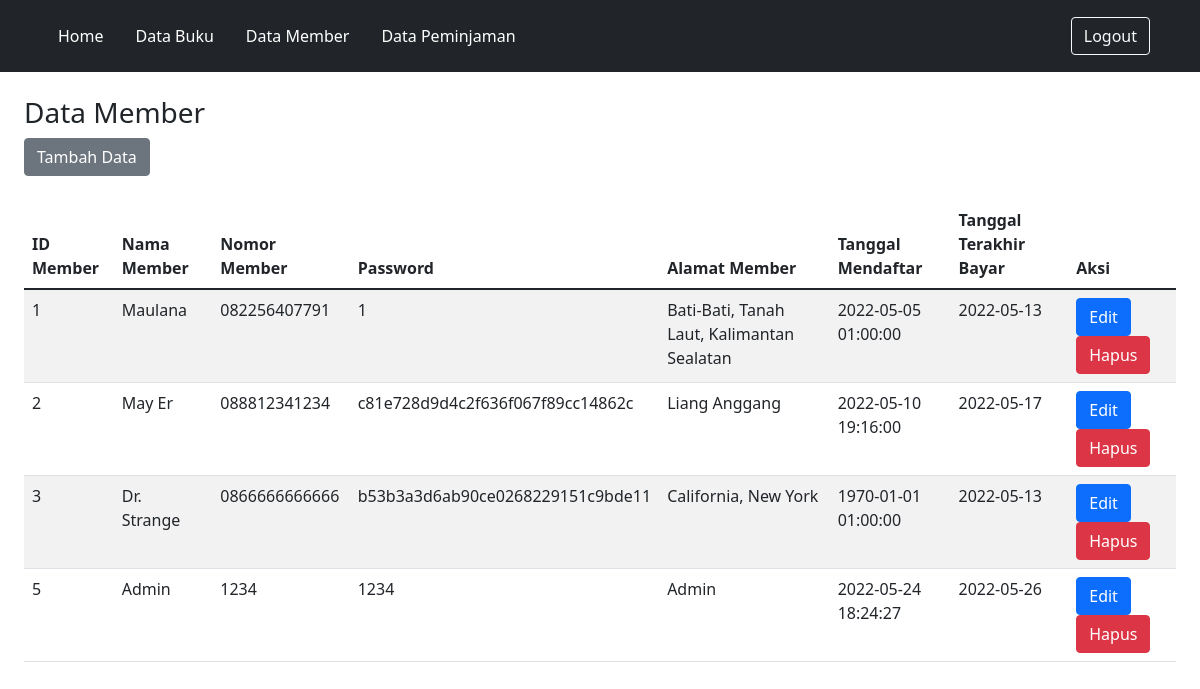
Screenshot of /Member.php (signed in) with the database file from the repository.
### tables this page shows
CREATE TABLE `member` (
  `id_member` int(11) NOT NULL,
  `nama_member` varchar(250) NOT NULL,
  `nomor_member` varchar(15) NOT NULL,
  `password` varchar(60) NOT NULL,
  `alamat` text NOT NULL,
  `tgl_mendaftar` datetime NOT NULL,
  `tgl_terakhir_bayar` date NOT NULL
);

### Koneksi.php (called while the page is built, shortened)
<?php
function koneksi()
{
    try {
        $dbh = new PDO('mysql:host=localhost;dbname=perpustakaan', "root", "");
        $dbh->setAttribute( PDO::ATTR_ERRMODE, PDO::ERRMODE_EXCEPTION );
      }
      catch (PDOException $e) {
        print "Koneksi atau query bermasalah: " . $e->getMessage() . "<br/>";
        die();
      }
    return $dbh;
}
?>

### Model.php (the view, shortened to what this page needs)
<!DOCTYPE html>
<html lang="en">
<head>
    <link href="https://cdn.jsdelivr.net/npm/bootstrap@5.1.3/dist/css/bootstrap.min.css" rel="stylesheet">
</head>
<body>
</body>
</html>
<?php
require("./Koneksi.php");
include('Header.php');
function readData($nama_tabel)
{
    $stmt = koneksi()->prepare("SELECT * FROM $nama_tabel");
    $stmt->execute();
    $result = $stmt->fetchAll();
    if (!empty($result)) {
        if ($nama_tabel == "member") {
            foreach ($result as $hasil) {
                echo "<tr>";
                echo "<td>" . $hasil['id_member'] . "</td>";
                echo "<td>" . $hasil['nama_member'] . "</td>";
                echo "<td>" . $hasil['nomor_member'] . "</td>";
                echo "<td>" . $hasil['password'] . "</td>";
                echo "<td>" . $hasil['alamat'] . "</td>";
                echo "<td>" . $hasil["tgl_mendaftar"] . "</td>";
                echo "<td>" . $hasil["tgl_terakhir_bayar"] . "</td>";
                echo "<td>";
                echo "<a class='btn btn-primary' href='FormMember.php?id_member=" . $hasil['id_member'] . "'>Edit</a>";
                echo "<a class='btn btn-danger' href='Member.php?id_member=" . $hasil['id_member'] . "' onclick=\"return confirm('Yakin Ingin Dihapus?')\">Hapus</a>";
                echo "</td>";
                echo "</tr>";
            }
        }
    }
}

### rows the page displays
member: id_member "1", nama_member "Maulana", nomor_member "082256407791", password "1", alamat "Bati-Bati, Tanah Laut, Kalimantan Sealatan", tgl_mendaftar "2022-05-05 01:00:00", tgl_terakhir_bayar "2022-05-13"
member: id_member "2", nama_member "May Er", nomor_member "088812341234", password "c81e728d9d4c2f636f067f89cc14862c", alamat "Liang Anggang", tgl_mendaftar "2022-05-10 19:16:00", tgl_terakhir_bayar "2022-05-17"
member: id_member "3", nama_member "Dr. Strange", nomor_member "0866666666666", password "b53b3a3d6ab90ce0268229151c9bde11", alamat "California, New York", tgl_mendaftar "1970-01-01 01:00:00", tgl_terakhir_bayar "2022-05-13"
member: id_member "5", nama_member "Admin", nomor_member "1234", password "1234", alamat "Admin", tgl_mendaftar "2022-05-24 18:24:27", tgl_terakhir_bayar "2022-05-26"
